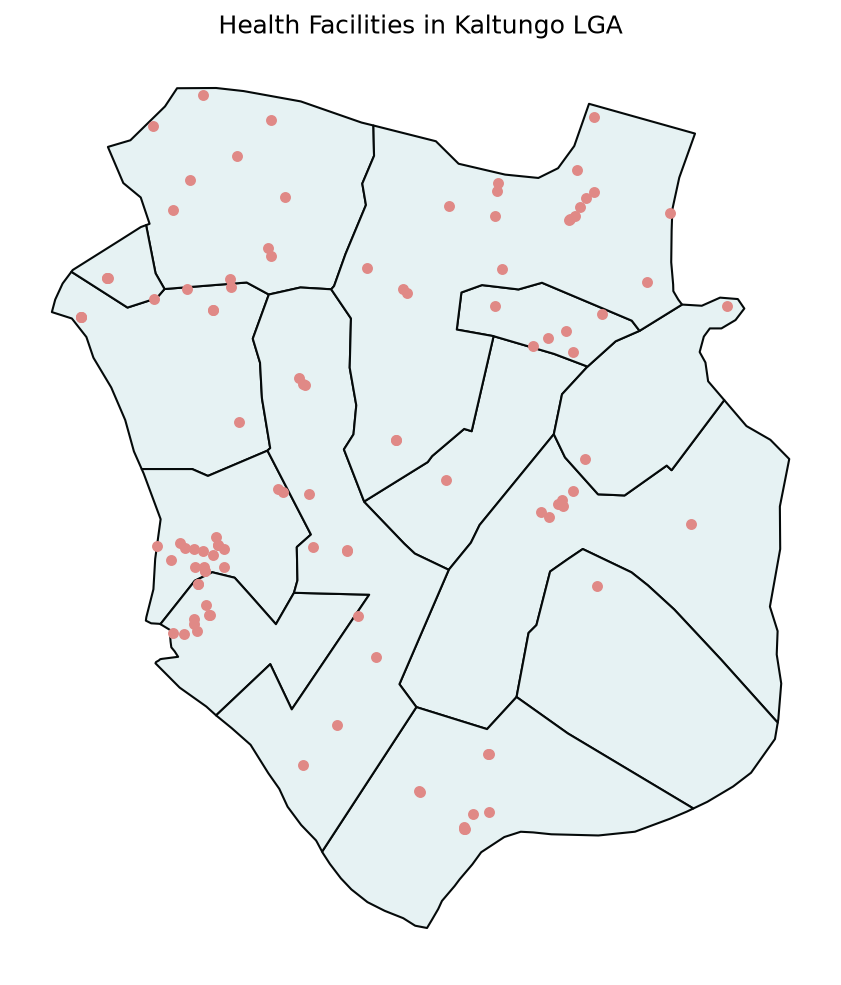

The Python source for this figure:

import geopandas as gpd
import matplotlib.pyplot as plt

wards = gpd.read_file("data/processed/Reproject_Kaltungo_Wards.gpkg", layer="Reproject_Kaltungo_Wards")
facilities = gpd.read_file("data/processed/Kaltungo_Health_Facilities.gpkg", layer="Kaltungo_Health_Facilities")

fig, ax = plt.subplots(figsize=(7,8))
wards.plot(ax=ax, color="#E6F2F3", edgecolor="#050A0A")
facilities.plot(ax=ax, color="#E08986", markersize=18)
ax.set_title("Health Facilities in Kaltungo LGA")
ax.set_axis_off()

fig.savefig("Month_3/Week_10/my_map.png", dpi=150, bbox_inches="tight")
print("Map saved")
